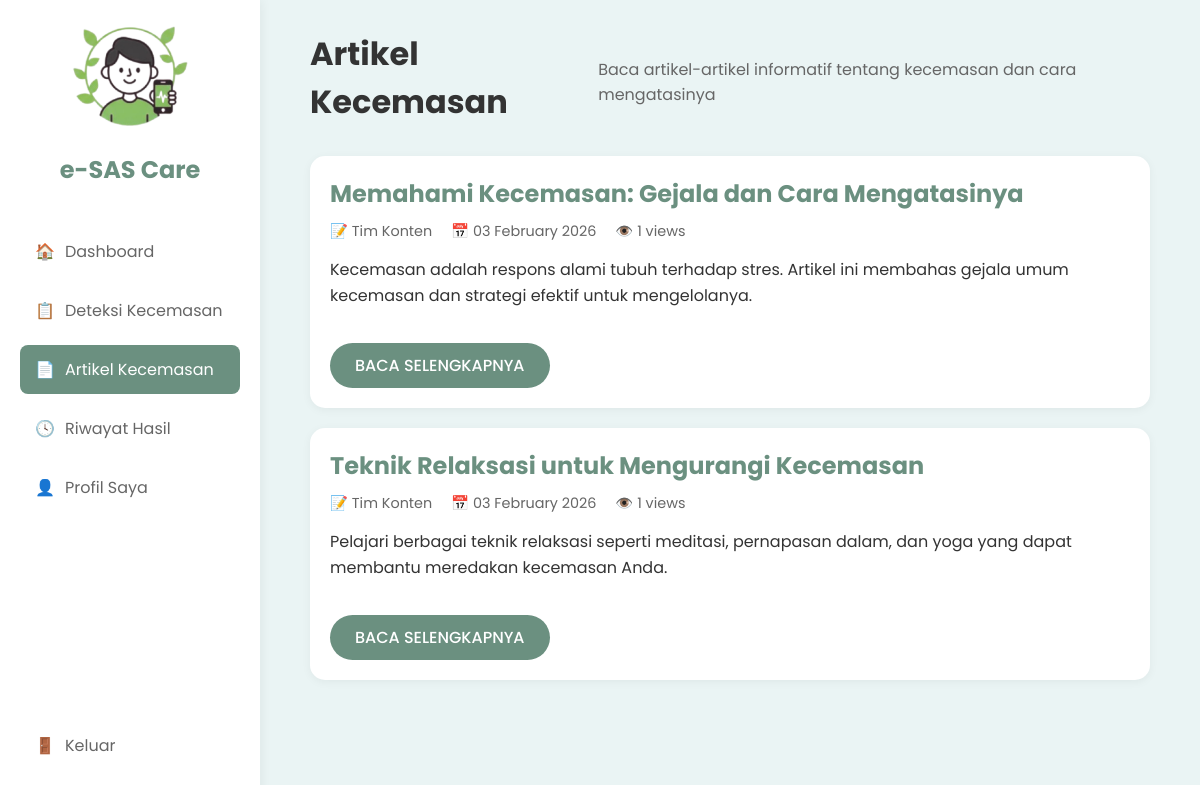
Screenshot of /article.php (signed in) with the database file from the repository.
### tables this page shows
CREATE TABLE `artikel` (
  `id_artikel` int NOT NULL,
  `judul` varchar(255) NOT NULL,
  `konten` text NOT NULL,
  `penulis` varchar(100) DEFAULT 'Tim Konten',
  `tanggal_publikasi` timestamp NULL DEFAULT CURRENT_TIMESTAMP,
  `ringkasan` text,
  `views` int DEFAULT '0',
  `txt_file` varchar(255) DEFAULT NULL COMMENT 'Optional .txt file for article content'
);

### classes/functions.php (called while the page is built, shortened)
<?php
class Functions {
    private $koneksi;
    public function __construct($koneksi) {
        $this->koneksi = $koneksi;
    }
    public function getAllArticles() {
        $query = "SELECT * FROM artikel ORDER BY tanggal_publikasi DESC";
        $result = mysqli_query($this->koneksi, $query);
        $articles = [];
        while ($row = mysqli_fetch_assoc($result)) {
            $articles[] = $row;
        }
        return $articles;
    }
}
?>

### article.php (the view)
<?php include 'includes/header.php'; ?>
<?php include 'includes/sidebar.php'; ?>
<?php
$articles = $functions->getAllArticles();
?>
<main class="main-content">
    <header style="margin-bottom: 30px;">
        <h1>Artikel Kecemasan</h1>
        <p style="color: var(--text-grey); margin-top: 8px;">
            Baca artikel-artikel informatif tentang kecemasan dan cara mengatasinya
        </p>
    </header>
    <?php if (count($articles) == 0): ?>
        <div class="empty-state">
            <p>Belum ada artikel tersedia</p>
        </div>
    <?php else: ?>
        <div class="articles-list" style="display: flex; flex-direction: column; gap: 20px;">
            <?php foreach ($articles as $article): ?>
            <div class="article-card" style="background-color: white; padding: 20px; border-radius: 15px; box-shadow: 0 2px 10px rgba(0,0,0,0.05);">
                <h2 style="color: var(--primary-green); margin-bottom: 10px;">
                    <?php echo htmlspecialchars($article['judul']); ?>
                </h2>
                <div style="color: var(--text-grey); font-size: 0.9rem; margin-bottom: 15px;">
                    <span>📝 <?php echo htmlspecialchars($article['penulis']); ?></span>
                    <span style="margin-left: 15px;">📅 <?php echo date('d F Y', strtotime($article['tanggal_publikasi'])); ?></span>
                    <span style="margin-left: 15px;">👁️ <?php echo number_format($article['views']); ?> views</span>
                </div>
                <p style="color: var(--text-dark); line-height: 1.6; margin-bottom: 15px;">
                    <?php echo htmlspecialchars($article['ringkasan']); ?>
                </p>
                <a href="article_detail.php?id=<?php echo $article['id_artikel']; ?>" class="btn-primary">BACA SELENGKAPNYA</a>
            </div>
            <?php endforeach; ?>
        </div>
    <?php endif; ?>
</main>
<?php include 'includes/footer.php'; ?>

### css/style.css (style rules this page uses)
* { margin: 0; padding: 0; box-sizing: border-box; font-family: "Poppins", sans-serif; }
:root { --primary-green: #6b9080; --light-green: #eaf4f4; --accent-green: #a4c3b2; --white: #ffffff; --text-dark: #333333; --text-grey: #666666; }
body { background-color: var(--light-green); color: var(--text-dark); }
.main-content { margin-left: 260px; flex-grow: 1; padding: 30px 50px; }
header { display: flex; justify-content: space-between; align-items: center; margin-bottom: 30px; }
.btn-primary { display: inline-block; background-color: var(--primary-green); color: white; padding: 10px 25px; border-radius: 25px; text-decoration: none; margin-top: 20px; border: none; cursor: pointer; font-weight: 500; transition: 0.3s; }
.article-card { background-color: var(--white); padding: 30px; border-radius: 15px; box-shadow: 0 4px 15px rgba(0, 0, 0, 0.05); }
.article-card p { margin-bottom: 15px; line-height: 1.8; }

### rows the page displays
artikel: judul "Memahami Kecemasan: Gejala dan Cara Mengatasinya", penulis "Tim Konten", tanggal_publikasi "03 February 2026", views "1", ringkasan "Kecemasan adalah respons alami tubuh terhadap stres. Artikel ini membahas gejala umum kecemasan dan strategi efektif untuk mengelolanya."
artikel: judul "Teknik Relaksasi untuk Mengurangi Kecemasan", penulis "Tim Konten", tanggal_publikasi "03 February 2026", views "1", ringkasan "Pelajari berbagai teknik relaksasi seperti meditasi, pernapasan dalam, dan yoga yang dapat membantu meredakan kecemasan Anda."
